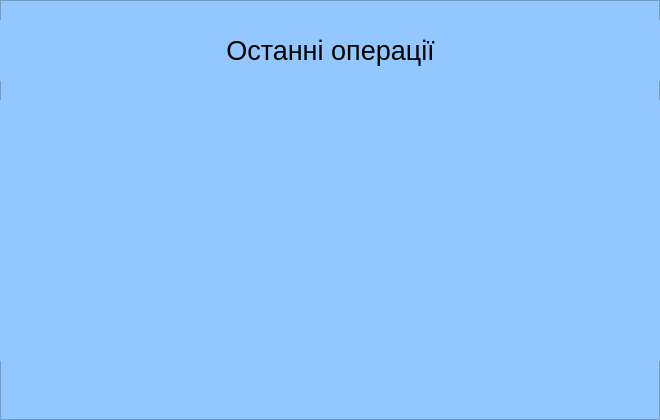
<?xml version="1.0" encoding="UTF-8"?>
<ui version="4.0">
 <class>LastOperations</class>
 <widget class="QFrame" name="LastOperations">
  <property name="geometry">
   <rect>
    <x>0</x>
    <y>0</y>
    <width>660</width>
    <height>420</height>
   </rect>
  </property>
  <property name="windowTitle">
   <string>Frame</string>
  </property>
  <property name="styleSheet">
   <string notr="true">background-color: rgb(147, 199, 255)</string>
  </property>
  <property name="frameShape">
   <enum>QFrame::StyledPanel</enum>
  </property>
  <property name="frameShadow">
   <enum>QFrame::Raised</enum>
  </property>
  <widget class="QLabel" name="label">
   <property name="geometry">
    <rect>
     <x>0</x>
     <y>20</y>
     <width>661</width>
     <height>61</height>
    </rect>
   </property>
   <property name="text">
    <string>&lt;html&gt;&lt;head/&gt;&lt;body&gt;&lt;p align=&quot;center&quot;&gt;&lt;span style=&quot; font-size:20pt;&quot;&gt;Останні операції&lt;/span&gt;&lt;/p&gt;&lt;/body&gt;&lt;/html&gt;</string>
   </property>
   <property name="textFormat">
    <enum>Qt::AutoText</enum>
   </property>
  </widget>
  <widget class="QLabel" name="operation_1">
   <property name="geometry">
    <rect>
     <x>0</x>
     <y>100</y>
     <width>661</width>
     <height>61</height>
    </rect>
   </property>
   <property name="font">
    <font>
     <pointsize>16</pointsize>
     <kerning>true</kerning>
    </font>
   </property>
   <property name="text">
    <string>&lt;html&gt;&lt;head/&gt;&lt;body&gt;&lt;p align=&quot;center&quot;&gt;&lt;br/&gt;&lt;/p&gt;&lt;/body&gt;&lt;/html&gt;</string>
   </property>
   <property name="textFormat">
    <enum>Qt::AutoText</enum>
   </property>
  </widget>
  <widget class="QLabel" name="operation_2">
   <property name="geometry">
    <rect>
     <x>0</x>
     <y>150</y>
     <width>661</width>
     <height>61</height>
    </rect>
   </property>
   <property name="font">
    <font>
     <pointsize>16</pointsize>
     <kerning>true</kerning>
    </font>
   </property>
   <property name="text">
    <string>&lt;html&gt;&lt;head/&gt;&lt;body&gt;&lt;p align=&quot;center&quot;&gt;&lt;br/&gt;&lt;/p&gt;&lt;/body&gt;&lt;/html&gt;</string>
   </property>
   <property name="textFormat">
    <enum>Qt::AutoText</enum>
   </property>
  </widget>
  <widget class="QLabel" name="operation_3">
   <property name="geometry">
    <rect>
     <x>0</x>
     <y>200</y>
     <width>661</width>
     <height>61</height>
    </rect>
   </property>
   <property name="font">
    <font>
     <pointsize>16</pointsize>
     <kerning>true</kerning>
    </font>
   </property>
   <property name="text">
    <string>&lt;html&gt;&lt;head/&gt;&lt;body&gt;&lt;p align=&quot;center&quot;&gt;&lt;br/&gt;&lt;/p&gt;&lt;/body&gt;&lt;/html&gt;</string>
   </property>
   <property name="textFormat">
    <enum>Qt::AutoText</enum>
   </property>
  </widget>
  <widget class="QLabel" name="operation_4">
   <property name="geometry">
    <rect>
     <x>0</x>
     <y>250</y>
     <width>661</width>
     <height>61</height>
    </rect>
   </property>
   <property name="font">
    <font>
     <pointsize>16</pointsize>
     <kerning>true</kerning>
    </font>
   </property>
   <property name="text">
    <string>&lt;html&gt;&lt;head/&gt;&lt;body&gt;&lt;p align=&quot;center&quot;&gt;&lt;br/&gt;&lt;/p&gt;&lt;/body&gt;&lt;/html&gt;</string>
   </property>
   <property name="textFormat">
    <enum>Qt::AutoText</enum>
   </property>
  </widget>
  <widget class="QLabel" name="operation_5">
   <property name="geometry">
    <rect>
     <x>0</x>
     <y>300</y>
     <width>661</width>
     <height>61</height>
    </rect>
   </property>
   <property name="font">
    <font>
     <pointsize>16</pointsize>
     <kerning>true</kerning>
    </font>
   </property>
   <property name="text">
    <string>&lt;html&gt;&lt;head/&gt;&lt;body&gt;&lt;p align=&quot;center&quot;&gt;&lt;br/&gt;&lt;/p&gt;&lt;/body&gt;&lt;/html&gt;</string>
   </property>
   <property name="textFormat">
    <enum>Qt::AutoText</enum>
   </property>
  </widget>
 </widget>
 <resources/>
 <connections/>
</ui>
